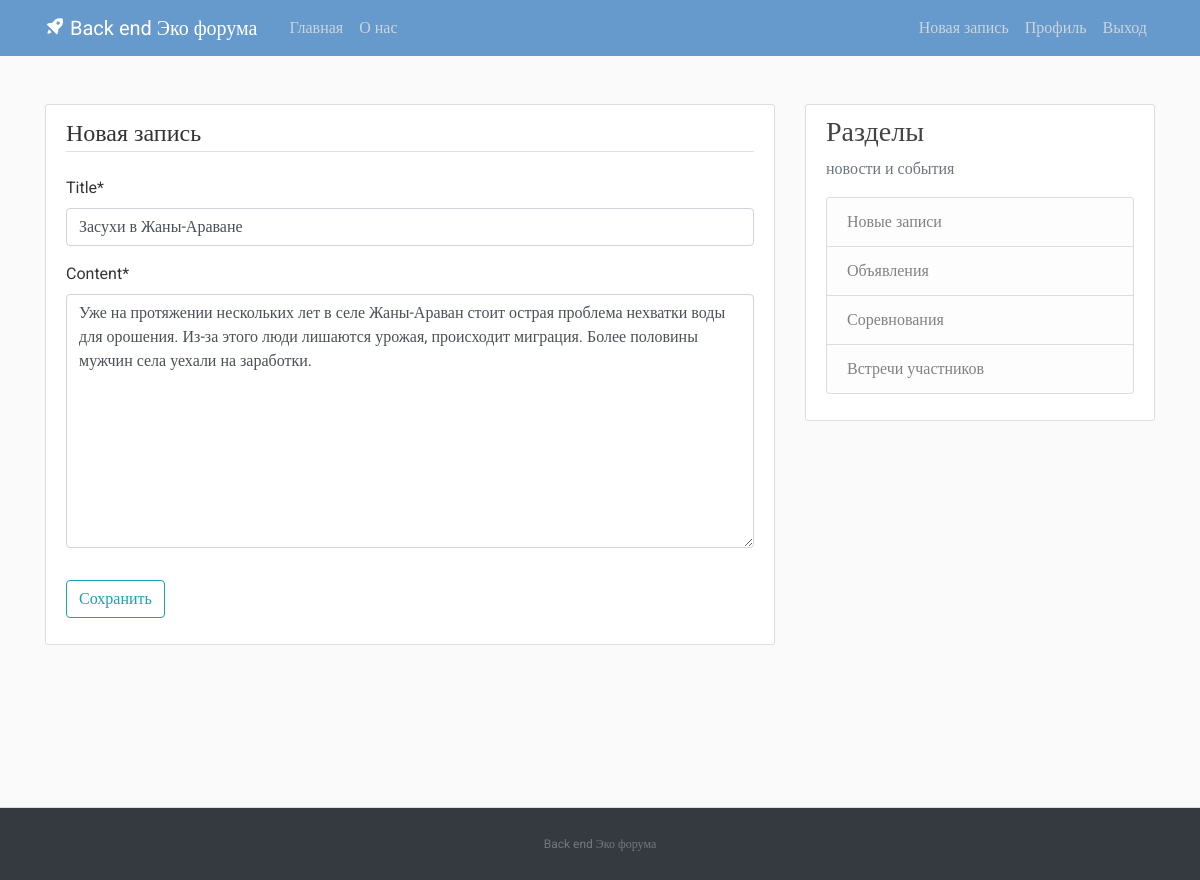
The page /post/5/update/ (signed in) on the database its author committed.
### blog/models.py (models this page shows, shortened)
class Post(models.Model):
    title = models.CharField(max_length=100)
    content = models.TextField()
    date_posted = models.DateTimeField(default=timezone.now)
    author = models.ForeignKey(User, on_delete=models.CASCADE)

### blog/views.py (the view, shortened to what this page needs)
# urls.py: path('post/<int:pk>/update/', PostUpdateView.as_view(), name='post-update'),
class PostUpdateView(LoginRequiredMixin, UserPassesTestMixin, UpdateView):
    model = Post
    fields = ['title', 'content']
    def test_func(self):
        post = self.get_object()
        if self.request.user == post.author:
            return True
        return False

### blog/templates/blog/post_form.html (shortened to what this page needs)
{% extends "blog/base.html" %}
{% load crispy_forms_tags %}
{% block content %}
    <div class="content-section">
        <form method="POST">
            <fieldset class="form-group">
                <legend class="border-bottom mb-4">Новая запись</legend>
                {{ form|crispy }}
            </fieldset>
            <div class="form-group">
                <button class="btn btn-outline-info" type="submit">Сохранить</button>
            </div>
        </form>
    </div>
{% endblock content %}

### blog/static/blog/main.css (style rules this page uses)
﻿body, html { width:100%; height:100% }
body { margin:0; padding:0; background: #fafafa; color: #333333; margin-top: 5rem; font-family:Roboto; }
.content-section { background: #ffffff; padding: 10px 20px; border: 1px solid #dddddd; border-radius: 3px; margin-bottom: 20px; }

### rows shown on the page
Post: title "Засухи в Жаны-Араване", content "Уже на протяжении нескольких лет в селе Жаны-Араван стоит острая проблема нехватки воды для орошения. Из-за этого люди лишаются урожая, происходит миграция. Более половины мужчин села уехали на заработки."
